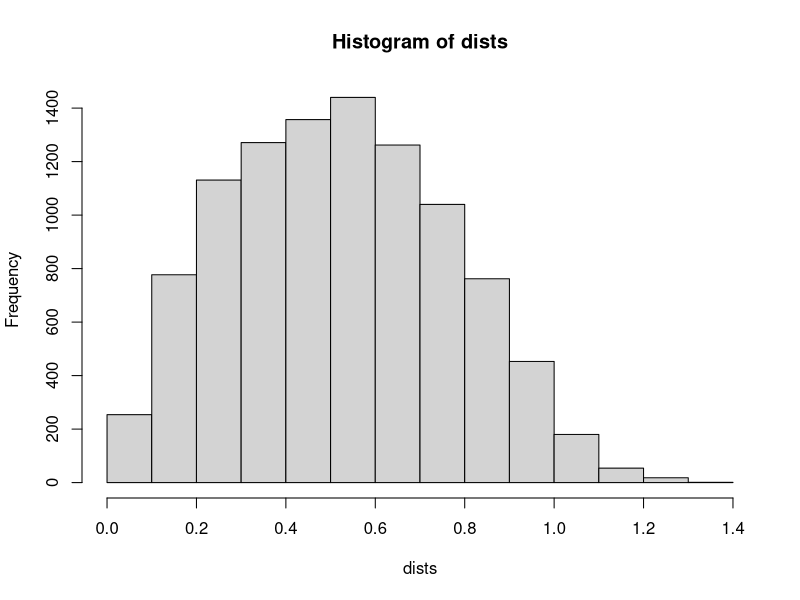

R code for this plot:
dists<-c()
for (i in 1:10000) {
		P1<-runif(2)
		P2<-runif(2)
		dist<-sqrt(sum((P1-P2)^2))
		dists<-c(dists,dist)
}
mean.dist<-mean(dists)
sd.dist<-sd(dists)
cat(mean.dist,sd.dist,"\n")
hist(dists)